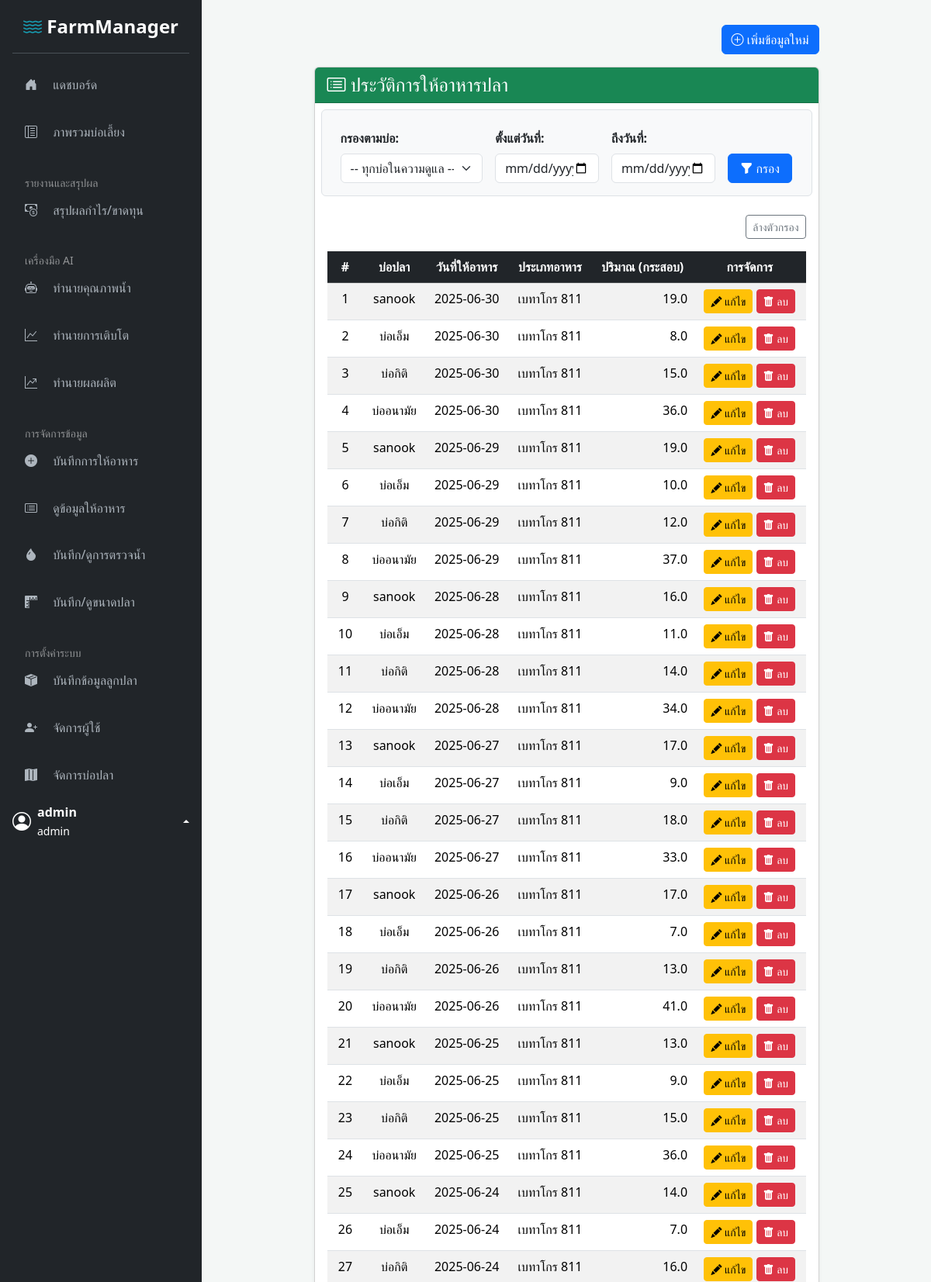
The page /view_feeding.php (signed in, upper part) on the database its author committed.
### tables this page shows
CREATE TABLE `feeding_records` (
  `id` int(11) NOT NULL,
  `pond_id` int(11) NOT NULL,
  `feed_date` date NOT NULL,
  `feed_type` varchar(100) NOT NULL,
  `feed_amount_sacks` float NOT NULL
);

CREATE TABLE `ponds` (
  `id` int(11) NOT NULL,
  `name` varchar(100) NOT NULL,
  `size_rai` float NOT NULL
);

### view_feeding.php (the view, shortened to what this page needs)
<?php
include 'templates/sidebar_header.php';
$filter_start_date = $_GET['start_date'] ?? '';
$filter_end_date = $_GET['end_date'] ?? '';
$params = [];
$where_sql = "";
$sql_records = "SELECT fr.*, p.name AS pond_name FROM feeding_records fr JOIN ponds p ON fr.pond_id = p.id $where_sql ORDER BY fr.feed_date DESC, fr.id DESC";
$stmt_records = $conn->prepare($sql_records);
$stmt_records->execute($params);
$records = $stmt_records->fetchAll(PDO::FETCH_ASSOC);
?>
<div class="row justify-content-center">
    <div class="col-lg-10 col-xl-9">
        <div class="d-flex justify-content-end mb-3">
            <a href="add_feeding.php" class="btn btn-primary"><i class="bi bi-plus-circle"></i> เพิ่มข้อมูลใหม่</a>
        </div>
        <div class="card shadow-sm mb-4">
            <div class="card-header bg-success text-white">
                <h4 class="mb-0"><i class="bi bi-card-list"></i> ประวัติการให้อาหารปลา</h4>
            </div>
            <div class="card-body">
                <form method="get" class="row gx-3 gy-2 align-items-center mb-4 p-3 bg-light rounded border">
                    <div class="col-sm-4">
                        <label for="pond_filter" class="form-label fw-bold">กรองตามบ่อ:</label>
                        <select name="pond_filter" id="pond_filter" class="form-select">
                            <option value="all">-- ทุกบ่อในความดูแล --</option>
                        </select>
                    </div>
                    <div class="col-sm-3">
                        <label for="start_date" class="form-label fw-bold">ตั้งแต่วันที่:</label>
                        <input type="date" name="start_date" id="start_date" class="form-control" value="<?= htmlspecialchars($filter_start_date) ?>">
                    </div>
                    <div class="col-sm-3">
                        <label for="end_date" class="form-label fw-bold">ถึงวันที่:</label>
                        <input type="date" name="end_date" id="end_date" class="form-control" value="<?= htmlspecialchars($filter_end_date) ?>">
                    </div>
                    <div class="col-sm-2 align-self-end">
                        <div class="d-grid">
                            <button type="submit" class="btn btn-primary"><i class="bi bi-funnel-fill"></i> กรอง</button>
                        </div>
                    </div>
                </form>
                <div class="text-end mb-3">
                    <a href="view_feeding.php" class="btn btn-outline-secondary btn-sm" title="ล้างค่าการกรอง">ล้างตัวกรอง</a>
                </div>
                <div class="table-responsive">
                    <table class="table table-striped table-hover mb-0">
                        <thead class="table-dark text-center">
                            <tr>
                                <th>#</th>
                                <th>บ่อปลา</th>
                                <th>วันที่ให้อาหาร</th>
                                <th>ประเภทอาหาร</th>
                                <th>ปริมาณ (กระสอบ)</th>
                                <?php if ($userRole === 'admin'): ?>
                                    <th>การจัดการ</th>
                                <?php endif; ?>
                            </tr>
                        </thead>
                        <tbody class="text-center">
                            <?php if (count($records) > 0): ?>
                                <?php foreach ($records as $index => $row): ?>
                                    <tr>
                                        <td><?= $index + 1 ?></td>
                                        <td><?= htmlspecialchars($row['pond_name']) ?></td>
                                        <td><?= htmlspecialchars($row['feed_date']) ?></td>
                                        <td><?= htmlspecialchars($row['feed_type']) ?></td>
                                        <td class="text-end"><?= htmlspecialchars(number_format($row['feed_amount_sacks'], 1)) ?></td>
                                        <?php if ($userRole === 'admin'): ?>
                                            <td>
                                                <a href="edit_feeding.php?id=<?= $row['id'] ?>" class="btn btn-warning btn-sm"><i class="bi bi-pencil-fill"></i> แก้ไข</a>
                                                <a href="view_feeding.php?delete_id=<?= $row['id'] ?>" class="btn btn-danger btn-sm" onclick="return confirm('คุณแน่ใจหรือไม่ว่าต้องการลบข้อมูลนี้?');"><i class="bi bi-trash-fill"></i> ลบ</a>
                                            </td>
                                        <?php endif; ?>
                                    </tr>
                                <?php endforeach; ?>
                            <?php else: ?>
                                <tr>
                                    <td colspan="<?= $userRole === 'admin' ? '6' : '5' ?>" class="text-muted text-center p-4">ไม่พบข้อมูลตามเงื่อนไขที่เลือก</td>
                                </tr>
                            <?php endif; ?>
                        </tbody>
                    </table>
                </div>
            </div>
        </div>
    </div>
</div>
<?php
include 'templates/sidebar_footer.php';
?>

### assets/css/custom.css (style rules this page uses)
:root { --primary-color: #0d6efd; --secondary-color: #6c757d; --sidebar-bg: #212529; --sidebar-link-color: #adb5bd; --sidebar-link-hover: #ffffff; --sidebar-link-active: #ffffff; }
body { background-color: #f4f7f6; min-height: 100vh; display: flex; }

### rows shown on the page
feeding_records: pond.name "sanook", feed_date "2025-06-30", feed_type "เบทาโกร 811", feed_amount_sacks "19.0"
feeding_records: pond.name "บ่อเอ็ม", feed_date "2025-06-30", feed_type "เบทาโกร 811", feed_amount_sacks "8.0"
feeding_records: pond.name "บ่อกิติ", feed_date "2025-06-30", feed_type "เบทาโกร 811", feed_amount_sacks "15.0"
feeding_records: pond.name "บ่ออนามัย", feed_date "2025-06-30", feed_type "เบทาโกร 811", feed_amount_sacks "36.0"
feeding_records: pond.name "sanook", feed_date "2025-06-29", feed_type "เบทาโกร 811", feed_amount_sacks "19.0"
feeding_records: pond.name "บ่อเอ็ม", feed_date "2025-06-29", feed_type "เบทาโกร 811", feed_amount_sacks "10.0"
feeding_records: pond.name "บ่อกิติ", feed_date "2025-06-29", feed_type "เบทาโกร 811", feed_amount_sacks "12.0"
feeding_records: pond.name "บ่ออนามัย", feed_date "2025-06-29", feed_type "เบทาโกร 811", feed_amount_sacks "37.0"
feeding_records: pond.name "sanook", feed_date "2025-06-28", feed_type "เบทาโกร 811", feed_amount_sacks "16.0"
feeding_records: pond.name "บ่อเอ็ม", feed_date "2025-06-28", feed_type "เบทาโกร 811", feed_amount_sacks "11.0"
feeding_records: pond.name "บ่อกิติ", feed_date "2025-06-28", feed_type "เบทาโกร 811", feed_amount_sacks "14.0"
feeding_records: pond.name "บ่ออนามัย", feed_date "2025-06-28", feed_type "เบทาโกร 811", feed_amount_sacks "34.0"
feeding_records: pond.name "sanook", feed_date "2025-06-27", feed_type "เบทาโกร 811", feed_amount_sacks "17.0"
feeding_records: pond.name "บ่อเอ็ม", feed_date "2025-06-27", feed_type "เบทาโกร 811", feed_amount_sacks "9.0"
feeding_records: pond.name "บ่อกิติ", feed_date "2025-06-27", feed_type "เบทาโกร 811", feed_amount_sacks "18.0"
feeding_records: pond.name "บ่ออนามัย", feed_date "2025-06-27", feed_type "เบทาโกร 811", feed_amount_sacks "33.0"
feeding_records: pond.name "sanook", feed_date "2025-06-26", feed_type "เบทาโกร 811", feed_amount_sacks "17.0"
feeding_records: pond.name "บ่อเอ็ม", feed_date "2025-06-26", feed_type "เบทาโกร 811", feed_amount_sacks "7.0"
feeding_records: pond.name "บ่อกิติ", feed_date "2025-06-26", feed_type "เบทาโกร 811", feed_amount_sacks "13.0"
feeding_records: pond.name "บ่ออนามัย", feed_date "2025-06-26", feed_type "เบทาโกร 811", feed_amount_sacks "41.0"
feeding_records: pond.name "sanook", feed_date "2025-06-25", feed_type "เบทาโกร 811", feed_amount_sacks "13.0"
feeding_records: pond.name "บ่อเอ็ม", feed_date "2025-06-25", feed_type "เบทาโกร 811", feed_amount_sacks "9.0"
feeding_records: pond.name "บ่อกิติ", feed_date "2025-06-25", feed_type "เบทาโกร 811", feed_amount_sacks "15.0"
feeding_records: pond.name "บ่ออนามัย", feed_date "2025-06-25", feed_type "เบทาโกร 811", feed_amount_sacks "36.0"
feeding_records: pond.name "sanook", feed_date "2025-06-24", feed_type "เบทาโกร 811", feed_amount_sacks "14.0"
feeding_records: pond.name "บ่อเอ็ม", feed_date "2025-06-24", feed_type "เบทาโกร 811", feed_amount_sacks "7.0"
feeding_records: pond.name "บ่อกิติ", feed_date "2025-06-24", feed_type "เบทาโกร 811", feed_amount_sacks "16.0"

### other values the page prints
$username "admin"
$userRole "admin"
